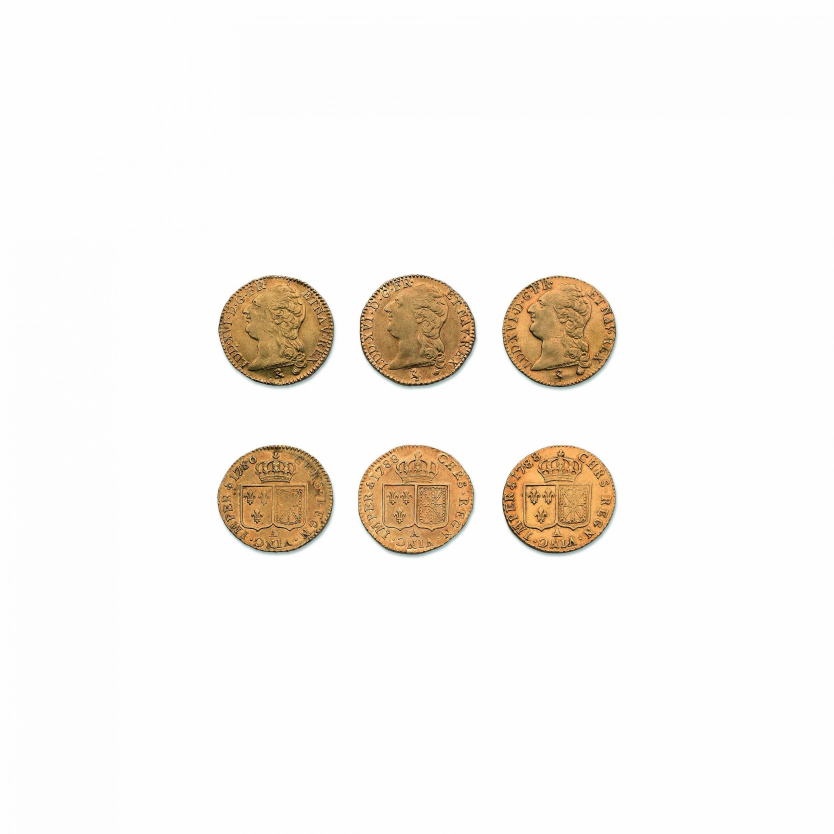
#> input picture coins.jpg, 2500 x 2500 px (shown at 1/3 size)
$ jupyter execute 'DIP Assignment 1.ipynb'   (shell and % lines are left out)
#> lines starting #> are read from the running program, lines starting #| are printed output that depends on the picture; after the words box and inside, x2 and y2 are one past the last pixel; in counts of white or black regions, pixels touching at a corner belong together
[cell 1]
import cv2
import matplotlib.pyplot as plt

[cell 2]
image = cv2.imread("coins.jpg",)
#> image is the input picture: shape (2500, 2500, 3); mean B, G, R 238.7, 243.4, 247.3

# Task 1: Resize the image to 256x256
image_resized = cv2.resize(image, (256, 256))
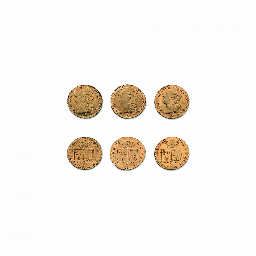
#> image_resized: shape (256, 256, 3); mean B, G, R 238.7, 243.4, 247.3
# channels are reversed in cv2. cv2 uses BGR instead of RGB and matplotlib uses RGB
plt.imshow(cv2.cvtColor(image_resized, cv2.COLOR_BGR2RGB))

[cell 3]
# Task 2: Convert the image to rgb format
image_rgb = cv2.cvtColor(image_resized,cv2.COLOR_BGR2RGB)
plt.imshow(image_rgb)

[cell 4]
# Task 3: Convert the image to grayscale
image_gray = cv2.cvtColor(image_rgb, cv2.COLOR_RGB2GRAY)
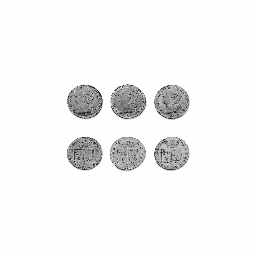
#> image_gray: shape (256, 256); min 7, max 255, mean 244.1
plt.imshow(image_gray,cmap="gray")

[cell 5]
# Task 4: Convert the image to binary
threshold_value = 200

_, binary_image = cv2.threshold(image_gray, threshold_value, 255, cv2.THRESH_BINARY)
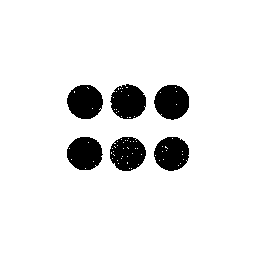
#> binary_image: shape (256, 256); 91.4% white; 6 black regions, box (x1, y1, x2, y2) and area: (67, 85, 103, 119) 956, (154, 85, 189, 120) 952, (110, 84, 146, 119) 950, (67, 137, 103, 170) 930, (110, 137, 146, 171) 924, (154, 137, 189, 171) 919
plt.imshow(binary_image,cmap="gray")

[cell 6]
# Task 5: Find the number of coins in the image

# step 1: convert the image to grayscale
plt.imshow(image_gray,cmap="gray")

[cell 7]
# step 2: blur the image
blurred_image = cv2.GaussianBlur(image_gray, (5, 5), 0)
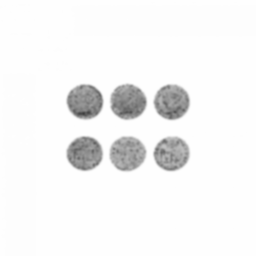
#> blurred_image: shape (256, 256); min 63, max 254, mean 244.1
plt.imshow(blurred_image,cmap="gray")

[cell 8]
# step 3: find edges

canny_image = cv2.Canny(blurred_image, 30, 150)
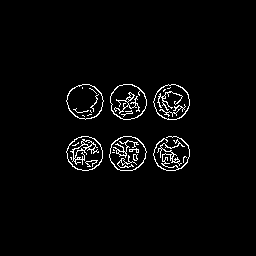
#> canny_image: shape (256, 256); 2.8% white in thin lines or dots, all inside (x1, y1, x2, y2) = (66, 84, 190, 171)
plt.imshow(canny_image,cmap="gray")

[cell 9]
# step 4: dilate the image (to make the edges thicker)
dilated_image = cv2.dilate(canny_image, (5, 5), iterations=1)
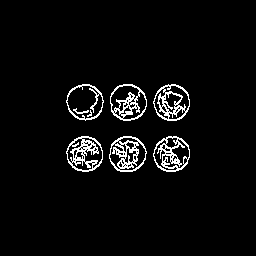
#> dilated_image: shape (256, 256); 4.5% white in thin lines or dots, all inside (x1, y1, x2, y2) = (66, 84, 190, 172)
plt.imshow(dilated_image,cmap="gray")

[cell 10]
# step 5: find contours
contours, hierarchy = cv2.findContours(dilated_image, cv2.RETR_EXTERNAL, cv2.CHAIN_APPROX_SIMPLE)
#> contours = 6 contours; box (x1, y1, x2, y2) and area: (110, 84, 147, 121) 1042, (109, 136, 147, 172) 1026, (66, 84, 104, 121) 1020, (153, 84, 190, 121) 1016, (153, 136, 190, 172) 994, (66, 136, 103, 172) 992
image_copy = image_rgb.copy()
cv2.drawContours(image_copy, contours, -1, (0, 255, 0), 2)
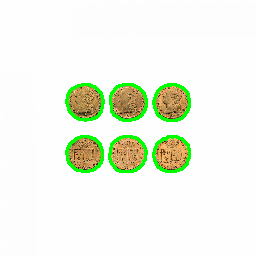
#> image_copy: shape (256, 256, 3); mean R, G, B 239.3, 244.9, 231.6
plt.imshow(image_copy)

[cell 11]
# step 6: print the number of coins
print("Number of coins in the image: {}".format(len(contours)))
#| Number of coins in the image: 6
